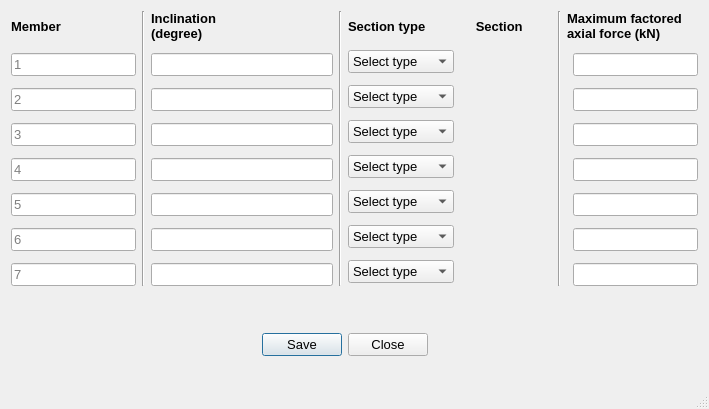
<?xml version="1.0" encoding="UTF-8"?>
<ui version="4.0">
 <class>Dialog</class>
 <widget class="QDialog" name="Dialog">
  <property name="geometry">
   <rect>
    <x>0</x>
    <y>0</y>
    <width>709</width>
    <height>409</height>
   </rect>
  </property>
  <property name="font">
   <font>
    <family>Arial</family>
    <pointsize>10</pointsize>
   </font>
  </property>
  <property name="windowTitle">
   <string>Define members</string>
  </property>
  <property name="sizeGripEnabled">
   <bool>true</bool>
  </property>
  <layout class="QGridLayout" name="gridLayout">
   <item row="15" column="3" colspan="3">
    <layout class="QHBoxLayout" name="horizontalLayout_3">
     <item>
      <spacer name="horizontalSpacer">
       <property name="orientation">
        <enum>Qt::Horizontal</enum>
       </property>
       <property name="sizeHint" stdset="0">
        <size>
         <width>40</width>
         <height>20</height>
        </size>
       </property>
      </spacer>
     </item>
     <item>
      <widget class="QPushButton" name="btn_save">
       <property name="text">
        <string>Save</string>
       </property>
      </widget>
     </item>
     <item>
      <widget class="QPushButton" name="btn_close">
       <property name="text">
        <string>Close</string>
       </property>
      </widget>
     </item>
     <item>
      <spacer name="horizontalSpacer_3">
       <property name="orientation">
        <enum>Qt::Horizontal</enum>
       </property>
       <property name="sizeHint" stdset="0">
        <size>
         <width>40</width>
         <height>20</height>
        </size>
       </property>
      </spacer>
     </item>
    </layout>
   </item>
   <item row="4" column="10">
    <widget class="QLineEdit" name="lineEdit_loads_2">
     <property name="inputMethodHints">
      <set>Qt::ImhNone</set>
     </property>
    </widget>
   </item>
   <item row="6" column="0">
    <widget class="QLineEdit" name="lineEdit_no_of_member_3">
     <property name="inputMethodHints">
      <set>Qt::ImhDigitsOnly|Qt::ImhMultiLine</set>
     </property>
     <property name="readOnly">
      <bool>true</bool>
     </property>
     <property name="placeholderText">
      <string>3</string>
     </property>
    </widget>
   </item>
   <item row="0" column="5" colspan="2">
    <widget class="QLabel" name="label_10">
     <property name="font">
      <font>
       <family>Arial</family>
       <pointsize>10</pointsize>
       <weight>75</weight>
       <bold>true</bold>
      </font>
     </property>
     <property name="text">
      <string>Section type              Section</string>
     </property>
    </widget>
   </item>
   <item row="0" column="9" colspan="2">
    <widget class="QLabel" name="label_9">
     <property name="font">
      <font>
       <family>Arial</family>
       <pointsize>10</pointsize>
       <weight>75</weight>
       <bold>true</bold>
      </font>
     </property>
     <property name="text">
      <string>Maximum factored 
axial force (kN)</string>
     </property>
    </widget>
   </item>
   <item row="8" column="0">
    <widget class="QLineEdit" name="lineEdit_no_of_member_4">
     <property name="inputMethodHints">
      <set>Qt::ImhDigitsOnly|Qt::ImhMultiLine</set>
     </property>
     <property name="readOnly">
      <bool>true</bool>
     </property>
     <property name="placeholderText">
      <string>4</string>
     </property>
    </widget>
   </item>
   <item row="10" column="0">
    <widget class="QLineEdit" name="lineEdit_no_of_member_5">
     <property name="inputMethodHints">
      <set>Qt::ImhDigitsOnly|Qt::ImhMultiLine</set>
     </property>
     <property name="readOnly">
      <bool>true</bool>
     </property>
     <property name="placeholderText">
      <string>5</string>
     </property>
    </widget>
   </item>
   <item row="10" column="2" colspan="2">
    <widget class="QLineEdit" name="lineEdit_angle_5">
     <property name="inputMethodHints">
      <set>Qt::ImhDigitsOnly|Qt::ImhMultiLine</set>
     </property>
    </widget>
   </item>
   <item row="3" column="5" rowspan="2">
    <layout class="QHBoxLayout" name="horizontalLayout">
     <item>
      <widget class="QComboBox" name="comboBx_selection_2">
       <property name="font">
        <font>
         <family>Arial</family>
         <pointsize>10</pointsize>
        </font>
       </property>
       <item>
        <property name="text">
         <string>Select type</string>
        </property>
       </item>
       <item>
        <property name="text">
         <string>Single Angle</string>
        </property>
       </item>
       <item>
        <property name="text">
         <string>Double Angle</string>
        </property>
       </item>
       <item>
        <property name="text">
         <string>Channel </string>
        </property>
       </item>
      </widget>
     </item>
     <item>
      <widget class="QLabel" name="lbl_sectionSelection_2">
       <property name="text">
        <string/>
       </property>
      </widget>
     </item>
    </layout>
   </item>
   <item row="4" column="0">
    <widget class="QLineEdit" name="lineEdit_no_of_member_2">
     <property name="inputMethodHints">
      <set>Qt::ImhDigitsOnly|Qt::ImhMultiLine</set>
     </property>
     <property name="readOnly">
      <bool>true</bool>
     </property>
     <property name="placeholderText">
      <string>2</string>
     </property>
    </widget>
   </item>
   <item row="10" column="10">
    <widget class="QLineEdit" name="lineEdit_loads_5">
     <property name="inputMethodHints">
      <set>Qt::ImhNone</set>
     </property>
    </widget>
   </item>
   <item row="2" column="0">
    <widget class="QLineEdit" name="lineEdit_no_of_member">
     <property name="inputMethodHints">
      <set>Qt::ImhDigitsOnly|Qt::ImhMultiLine</set>
     </property>
     <property name="readOnly">
      <bool>true</bool>
     </property>
     <property name="placeholderText">
      <string>1</string>
     </property>
    </widget>
   </item>
   <item row="8" column="2" colspan="2">
    <widget class="QLineEdit" name="lineEdit_angle_4">
     <property name="inputMethodHints">
      <set>Qt::ImhDigitsOnly|Qt::ImhMultiLine</set>
     </property>
    </widget>
   </item>
   <item row="11" column="5" rowspan="2">
    <layout class="QHBoxLayout" name="horizontalLayout_7">
     <item>
      <widget class="QComboBox" name="comboBx_selection_6">
       <property name="font">
        <font>
         <family>Arial</family>
         <pointsize>10</pointsize>
        </font>
       </property>
       <item>
        <property name="text">
         <string>Select type</string>
        </property>
       </item>
       <item>
        <property name="text">
         <string>Single Angle</string>
        </property>
       </item>
       <item>
        <property name="text">
         <string>Double Angle</string>
        </property>
       </item>
       <item>
        <property name="text">
         <string>Channel </string>
        </property>
       </item>
      </widget>
     </item>
     <item>
      <widget class="QLabel" name="lbl_sectionSelection_6">
       <property name="text">
        <string/>
       </property>
      </widget>
     </item>
    </layout>
   </item>
   <item row="8" column="10">
    <widget class="QLineEdit" name="lineEdit_loads_4">
     <property name="inputMethodHints">
      <set>Qt::ImhNone</set>
     </property>
    </widget>
   </item>
   <item row="9" column="5" rowspan="2">
    <layout class="QHBoxLayout" name="horizontalLayout_6">
     <item>
      <widget class="QComboBox" name="comboBx_selection_5">
       <property name="font">
        <font>
         <family>Arial</family>
         <pointsize>10</pointsize>
        </font>
       </property>
       <item>
        <property name="text">
         <string>Select type</string>
        </property>
       </item>
       <item>
        <property name="text">
         <string>Single Angle</string>
        </property>
       </item>
       <item>
        <property name="text">
         <string>Double Angle</string>
        </property>
       </item>
       <item>
        <property name="text">
         <string>Channel </string>
        </property>
       </item>
      </widget>
     </item>
     <item>
      <widget class="QLabel" name="lbl_sectionSelection_5">
       <property name="text">
        <string/>
       </property>
      </widget>
     </item>
    </layout>
   </item>
   <item row="12" column="0">
    <widget class="QLineEdit" name="lineEdit_no_of_member_6">
     <property name="inputMethodHints">
      <set>Qt::ImhDigitsOnly|Qt::ImhMultiLine</set>
     </property>
     <property name="readOnly">
      <bool>true</bool>
     </property>
     <property name="placeholderText">
      <string>6</string>
     </property>
    </widget>
   </item>
   <item row="0" column="7">
    <spacer name="horizontalSpacer_2">
     <property name="orientation">
      <enum>Qt::Horizontal</enum>
     </property>
     <property name="sizeHint" stdset="0">
      <size>
       <width>7</width>
       <height>20</height>
      </size>
     </property>
    </spacer>
   </item>
   <item row="0" column="2">
    <widget class="QLabel" name="label_11">
     <property name="font">
      <font>
       <family>Arial</family>
       <pointsize>10</pointsize>
       <weight>75</weight>
       <bold>true</bold>
      </font>
     </property>
     <property name="text">
      <string>Inclination
(degree)</string>
     </property>
    </widget>
   </item>
   <item row="5" column="5" rowspan="2">
    <layout class="QHBoxLayout" name="horizontalLayout_4">
     <item>
      <widget class="QComboBox" name="comboBx_selection_3">
       <property name="font">
        <font>
         <family>Arial</family>
         <pointsize>10</pointsize>
        </font>
       </property>
       <item>
        <property name="text">
         <string>Select type</string>
        </property>
       </item>
       <item>
        <property name="text">
         <string>Single Angle</string>
        </property>
       </item>
       <item>
        <property name="text">
         <string>Double Angle</string>
        </property>
       </item>
       <item>
        <property name="text">
         <string>Channel </string>
        </property>
       </item>
      </widget>
     </item>
     <item>
      <widget class="QLabel" name="lbl_sectionSelection_3">
       <property name="text">
        <string/>
       </property>
      </widget>
     </item>
    </layout>
   </item>
   <item row="6" column="2" colspan="2">
    <widget class="QLineEdit" name="lineEdit_angle_3">
     <property name="inputMethodHints">
      <set>Qt::ImhDigitsOnly|Qt::ImhMultiLine</set>
     </property>
    </widget>
   </item>
   <item row="2" column="10">
    <widget class="QLineEdit" name="lineEdit_loads"/>
   </item>
   <item row="6" column="10">
    <widget class="QLineEdit" name="lineEdit_loads_3">
     <property name="inputMethodHints">
      <set>Qt::ImhNone</set>
     </property>
    </widget>
   </item>
   <item row="0" column="8" rowspan="15">
    <widget class="Line" name="line_3">
     <property name="orientation">
      <enum>Qt::Vertical</enum>
     </property>
    </widget>
   </item>
   <item row="0" column="0">
    <widget class="QLabel" name="label_12">
     <property name="font">
      <font>
       <family>Arial</family>
       <pointsize>10</pointsize>
       <weight>75</weight>
       <bold>true</bold>
      </font>
     </property>
     <property name="text">
      <string>Member</string>
     </property>
    </widget>
   </item>
   <item row="0" column="1" rowspan="15">
    <widget class="Line" name="line">
     <property name="orientation">
      <enum>Qt::Vertical</enum>
     </property>
    </widget>
   </item>
   <item row="1" column="5" rowspan="2">
    <layout class="QHBoxLayout" name="horizontalLayout_2">
     <item>
      <widget class="QComboBox" name="comboBx_selection">
       <property name="font">
        <font>
         <family>Arial</family>
         <pointsize>10</pointsize>
        </font>
       </property>
       <item>
        <property name="text">
         <string>Select type</string>
        </property>
       </item>
       <item>
        <property name="text">
         <string>Single Angle</string>
        </property>
       </item>
       <item>
        <property name="text">
         <string>Double Angle</string>
        </property>
       </item>
       <item>
        <property name="text">
         <string>Channel </string>
        </property>
       </item>
      </widget>
     </item>
     <item>
      <widget class="QLabel" name="lbl_sectionSelection">
       <property name="text">
        <string/>
       </property>
      </widget>
     </item>
    </layout>
   </item>
   <item row="2" column="2" colspan="2">
    <widget class="QLineEdit" name="lineEdit_angle">
     <property name="inputMethodHints">
      <set>Qt::ImhDigitsOnly|Qt::ImhMultiLine</set>
     </property>
    </widget>
   </item>
   <item row="7" column="5" rowspan="2">
    <layout class="QHBoxLayout" name="horizontalLayout_5">
     <item>
      <widget class="QComboBox" name="comboBx_selection_4">
       <property name="font">
        <font>
         <family>Arial</family>
         <pointsize>10</pointsize>
        </font>
       </property>
       <item>
        <property name="text">
         <string>Select type</string>
        </property>
       </item>
       <item>
        <property name="text">
         <string>Single Angle</string>
        </property>
       </item>
       <item>
        <property name="text">
         <string>Double Angle</string>
        </property>
       </item>
       <item>
        <property name="text">
         <string>Channel </string>
        </property>
       </item>
      </widget>
     </item>
     <item>
      <widget class="QLabel" name="lbl_sectionSelection_4">
       <property name="text">
        <string/>
       </property>
      </widget>
     </item>
    </layout>
   </item>
   <item row="0" column="3">
    <widget class="QLabel" name="label">
     <property name="text">
      <string/>
     </property>
     <property name="pixmap">
      <pixmap resource="ResourceFiles/icons.qrc">:/newPrefix/images/inclination.png</pixmap>
     </property>
     <property name="scaledContents">
      <bool>false</bool>
     </property>
    </widget>
   </item>
   <item row="0" column="4" rowspan="15">
    <widget class="Line" name="line_2">
     <property name="orientation">
      <enum>Qt::Vertical</enum>
     </property>
    </widget>
   </item>
   <item row="4" column="2" colspan="2">
    <widget class="QLineEdit" name="lineEdit_angle_2">
     <property name="inputMethodHints">
      <set>Qt::ImhDigitsOnly|Qt::ImhMultiLine</set>
     </property>
    </widget>
   </item>
   <item row="15" column="2">
    <spacer name="verticalSpacer_2">
     <property name="orientation">
      <enum>Qt::Vertical</enum>
     </property>
     <property name="sizeHint" stdset="0">
      <size>
       <width>20</width>
       <height>235</height>
      </size>
     </property>
    </spacer>
   </item>
   <item row="12" column="2" colspan="2">
    <widget class="QLineEdit" name="lineEdit_angle_6">
     <property name="inputMethodHints">
      <set>Qt::ImhDigitsOnly|Qt::ImhMultiLine</set>
     </property>
    </widget>
   </item>
   <item row="15" column="10">
    <spacer name="verticalSpacer_4">
     <property name="orientation">
      <enum>Qt::Vertical</enum>
     </property>
     <property name="sizeHint" stdset="0">
      <size>
       <width>20</width>
       <height>235</height>
      </size>
     </property>
    </spacer>
   </item>
   <item row="13" column="5" rowspan="2">
    <layout class="QHBoxLayout" name="horizontalLayout_8">
     <item>
      <widget class="QComboBox" name="comboBx_selection_7">
       <property name="font">
        <font>
         <family>Arial</family>
         <pointsize>10</pointsize>
        </font>
       </property>
       <item>
        <property name="text">
         <string>Select type</string>
        </property>
       </item>
       <item>
        <property name="text">
         <string>Single Angle</string>
        </property>
       </item>
       <item>
        <property name="text">
         <string>Double Angle</string>
        </property>
       </item>
       <item>
        <property name="text">
         <string>Channel </string>
        </property>
       </item>
      </widget>
     </item>
     <item>
      <widget class="QLabel" name="lbl_sectionSelection_7">
       <property name="text">
        <string/>
       </property>
      </widget>
     </item>
    </layout>
   </item>
   <item row="14" column="0">
    <widget class="QLineEdit" name="lineEdit_no_of_member_7">
     <property name="inputMethodHints">
      <set>Qt::ImhDigitsOnly|Qt::ImhMultiLine</set>
     </property>
     <property name="readOnly">
      <bool>true</bool>
     </property>
     <property name="placeholderText">
      <string>7</string>
     </property>
    </widget>
   </item>
   <item row="14" column="2" colspan="2">
    <widget class="QLineEdit" name="lineEdit_angle_7">
     <property name="inputMethodHints">
      <set>Qt::ImhDigitsOnly|Qt::ImhMultiLine</set>
     </property>
    </widget>
   </item>
   <item row="12" column="10">
    <widget class="QLineEdit" name="lineEdit_loads_6">
     <property name="inputMethodHints">
      <set>Qt::ImhNone</set>
     </property>
    </widget>
   </item>
   <item row="15" column="0">
    <spacer name="verticalSpacer">
     <property name="orientation">
      <enum>Qt::Vertical</enum>
     </property>
     <property name="sizeHint" stdset="0">
      <size>
       <width>20</width>
       <height>228</height>
      </size>
     </property>
    </spacer>
   </item>
   <item row="14" column="10">
    <widget class="QLineEdit" name="lineEdit_loads_7">
     <property name="inputMethodHints">
      <set>Qt::ImhNone</set>
     </property>
    </widget>
   </item>
   <item row="15" column="6">
    <spacer name="verticalSpacer_3">
     <property name="orientation">
      <enum>Qt::Vertical</enum>
     </property>
     <property name="sizeHint" stdset="0">
      <size>
       <width>20</width>
       <height>235</height>
      </size>
     </property>
    </spacer>
   </item>
  </layout>
 </widget>
 <tabstops>
  <tabstop>lineEdit_angle</tabstop>
  <tabstop>lineEdit_angle_2</tabstop>
  <tabstop>lineEdit_angle_3</tabstop>
  <tabstop>lineEdit_angle_4</tabstop>
  <tabstop>lineEdit_angle_5</tabstop>
  <tabstop>lineEdit_angle_6</tabstop>
  <tabstop>lineEdit_angle_7</tabstop>
  <tabstop>comboBx_selection</tabstop>
  <tabstop>comboBx_selection_2</tabstop>
  <tabstop>comboBx_selection_3</tabstop>
  <tabstop>comboBx_selection_4</tabstop>
  <tabstop>comboBx_selection_5</tabstop>
  <tabstop>comboBx_selection_6</tabstop>
  <tabstop>comboBx_selection_7</tabstop>
  <tabstop>lineEdit_loads</tabstop>
  <tabstop>lineEdit_loads_2</tabstop>
  <tabstop>lineEdit_loads_3</tabstop>
  <tabstop>lineEdit_loads_4</tabstop>
  <tabstop>lineEdit_loads_5</tabstop>
  <tabstop>lineEdit_loads_6</tabstop>
  <tabstop>lineEdit_loads_7</tabstop>
  <tabstop>lineEdit_no_of_member_4</tabstop>
  <tabstop>lineEdit_no_of_member_3</tabstop>
  <tabstop>lineEdit_no_of_member_5</tabstop>
  <tabstop>lineEdit_no_of_member_7</tabstop>
  <tabstop>lineEdit_no_of_member_6</tabstop>
  <tabstop>lineEdit_no_of_member</tabstop>
  <tabstop>lineEdit_no_of_member_2</tabstop>
 </tabstops>
 <resources>
  <include location="ResourceFiles/icons.qrc"/>
 </resources>
 <connections/>
</ui>
